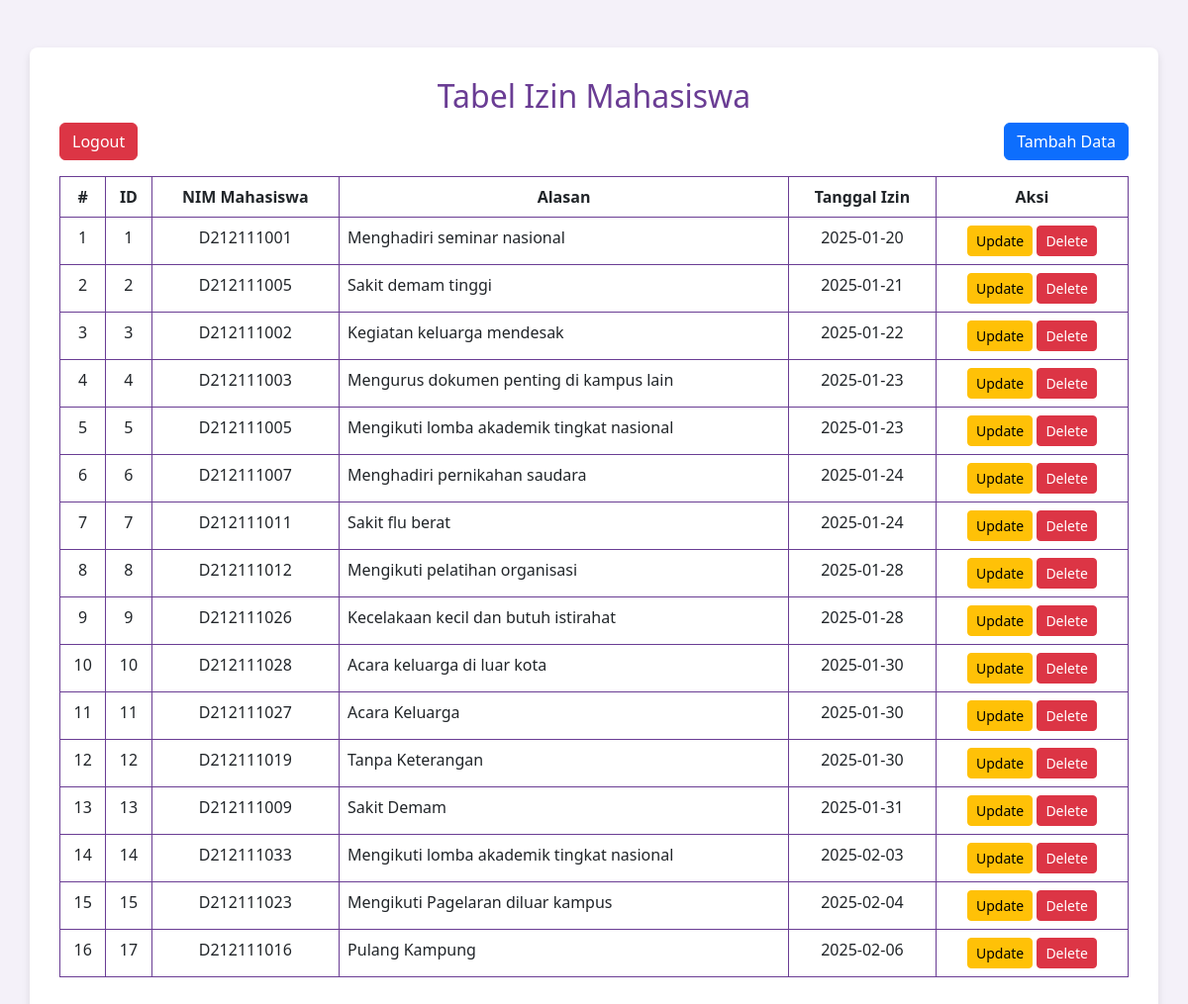
Page /data_izin.php (signed in) on the committed database.
### tables this page shows
CREATE TABLE `surat_izin` (
  `id` int(11) NOT NULL,
  `nim_mahasiswa` varchar(10) NOT NULL,
  `alasan` text NOT NULL,
  `tanggal_izin` date NOT NULL
);

### data_izin.php (the view, shortened to what this page needs)
<?php
$servername = "localhost";
$username = "root";
$password = "";
$dbname = "uaspw";
$conn = new mysqli($servername, $username, $password, $dbname);
$sql = "SELECT id, nim_mahasiswa, alasan, tanggal_izin FROM surat_izin";
$result = $conn->query($sql);
?>
<!DOCTYPE html>
<html lang="en">
<head>
    <link href="https://cdn.jsdelivr.net/npm/bootstrap@5.3.0/dist/css/bootstrap.min.css" rel="stylesheet">
</head>
<body>
<div class="container mt-5">
    <h2 class="text-center">Tabel Izin Mahasiswa</h2>
    <div class="d-flex justify-content-between mb-3">
        <a href="logout.php" class="btn btn-danger">Logout</a>
        <a href="form.php" class="btn btn-primary">Tambah Data</a>
    </div>
    <table class="table table-bordered">
        <thead>
            <tr>
                <th>#</th>
                <th>ID</th>
                <th>NIM Mahasiswa</th>
                <th>Alasan</th>
                <th>Tanggal Izin</th>
                <th>Aksi</th>
            </tr>
        </thead>
        <tbody>
            <?php
            if ($result && $result->num_rows > 0) {
                $no = 1;
                while ($row = $result->fetch_assoc()) {
                    echo "<tr>
                            <td>" . $no . "</td>
                            <td>" . $row["id"] . "</td>
                            <td>" . $row["nim_mahasiswa"] . "</td>
                            <td class='alasan-column'>" . $row["alasan"] . "</td>
                            <td>" . $row["tanggal_izin"] . "</td>
                            <td>
                                <a href='update.php?id=" . $row['id'] . "' class='btn btn-warning btn-sm'>Update</a>
                                <a href='delete.php?id=" . $row['id'] . "' class='btn btn-danger btn-sm' onclick='return confirm(\"Apakah Anda yakin ingin menghapus data ini?\")'>Delete</a>
                            </td>
                          </tr>";
                    $no++;
                }
            } else {
                echo "<tr><td colspan='6' class='text-center'>Tidak ada data izin mahasiswa yang tersedia.</td></tr>";
            }
            ?>
        </tbody>
    </table>
</div>
</body>
</html>

### data_izin.php (style rules this page uses)
body { background-color: #f4f1f9; color: #6a3d94; }
.container { background-color: #ffffff; border-radius: 8px; padding: 30px; box-shadow: 0 4px 8px rgba(0, 0, 0, 0.1); }
h2 { color: #6a3d94; }
table { color: #6a3d94; }
th, td { text-align: center; }
.table-bordered { border-color: #6a3d94; }
.table-bordered th, .table-bordered td { border: 1px solid #6a3d94; }
.alasan-column { text-align: left; word-wrap: break-word; }

### rows in the picture
surat_izin: id "1", nim_mahasiswa "D212111001", alasan "Menghadiri seminar nasional", tanggal_izin "2025-01-20"
surat_izin: id "2", nim_mahasiswa "D212111005", alasan "Sakit demam tinggi", tanggal_izin "2025-01-21"
surat_izin: id "3", nim_mahasiswa "D212111002", alasan "Kegiatan keluarga mendesak", tanggal_izin "2025-01-22"
surat_izin: id "4", nim_mahasiswa "D212111003", alasan "Mengurus dokumen penting di kampus lain", tanggal_izin "2025-01-23"
surat_izin: id "5", nim_mahasiswa "D212111005", alasan "Mengikuti lomba akademik tingkat nasional", tanggal_izin "2025-01-23"
surat_izin: id "6", nim_mahasiswa "D212111007", alasan "Menghadiri pernikahan saudara", tanggal_izin "2025-01-24"
surat_izin: id "7", nim_mahasiswa "D212111011", alasan "Sakit flu berat", tanggal_izin "2025-01-24"
surat_izin: id "8", nim_mahasiswa "D212111012", alasan "Mengikuti pelatihan organisasi", tanggal_izin "2025-01-28"
surat_izin: id "9", nim_mahasiswa "D212111026", alasan "Kecelakaan kecil dan butuh istirahat", tanggal_izin "2025-01-28"
surat_izin: id "10", nim_mahasiswa "D212111028", alasan "Acara keluarga di luar kota", tanggal_izin "2025-01-30"
surat_izin: id "11", nim_mahasiswa "D212111027", alasan "Acara Keluarga", tanggal_izin "2025-01-30"
surat_izin: id "12", nim_mahasiswa "D212111019", alasan "Tanpa Keterangan", tanggal_izin "2025-01-30"
surat_izin: id "13", nim_mahasiswa "D212111009", alasan "Sakit Demam", tanggal_izin "2025-01-31"
surat_izin: id "14", nim_mahasiswa "D212111033", alasan "Mengikuti lomba akademik tingkat nasional", tanggal_izin "2025-02-03"
surat_izin: id "15", nim_mahasiswa "D212111023", alasan "Mengikuti Pagelaran diluar kampus", tanggal_izin "2025-02-04"
surat_izin: id "17", nim_mahasiswa "D212111016", alasan "Pulang Kampung", tanggal_izin "2025-02-06"
